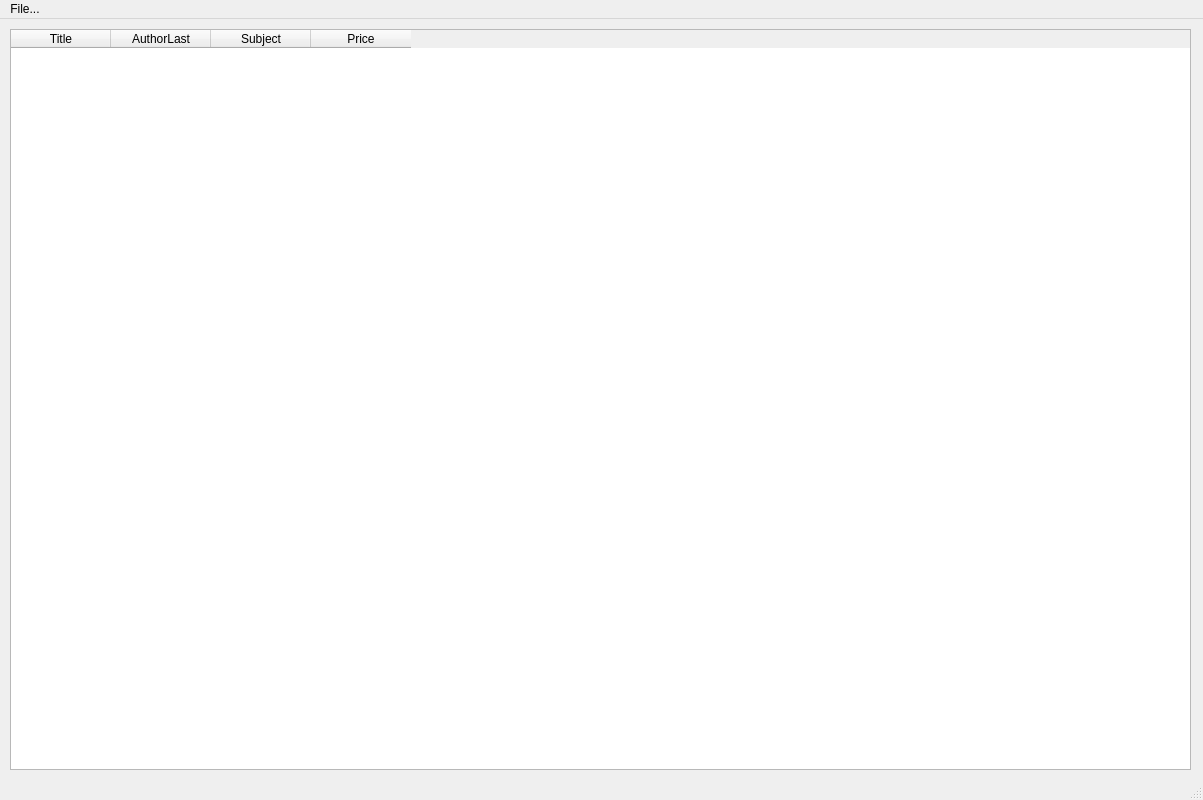
<?xml version="1.0" encoding="UTF-8"?>
<ui version="4.0">
 <class>MainWindow</class>
 <widget class="QMainWindow" name="MainWindow">
  <property name="geometry">
   <rect>
    <x>0</x>
    <y>0</y>
    <width>1203</width>
    <height>800</height>
   </rect>
  </property>
  <property name="windowTitle">
   <string>MainWindow</string>
  </property>
  <widget class="QWidget" name="centralwidget">
   <widget class="QTableWidget" name="browseTable">
    <property name="geometry">
     <rect>
      <x>10</x>
      <y>10</y>
      <width>1181</width>
      <height>741</height>
     </rect>
    </property>
    <property name="editTriggers">
     <set>QAbstractItemView::NoEditTriggers</set>
    </property>
    <property name="columnCount">
     <number>4</number>
    </property>
    <column>
     <property name="text">
      <string>Title</string>
     </property>
    </column>
    <column>
     <property name="text">
      <string>AuthorLast</string>
     </property>
    </column>
    <column>
     <property name="text">
      <string>Subject</string>
     </property>
    </column>
    <column>
     <property name="text">
      <string>Price</string>
     </property>
    </column>
   </widget>
  </widget>
  <widget class="QMenuBar" name="menubar">
   <property name="geometry">
    <rect>
     <x>0</x>
     <y>0</y>
     <width>1203</width>
     <height>29</height>
    </rect>
   </property>
   <widget class="QMenu" name="menuFile">
    <property name="title">
     <string>File...</string>
    </property>
    <addaction name="actionPrint"/>
    <addaction name="actionOpen_Excel"/>
   </widget>
   <addaction name="menuFile"/>
  </widget>
  <widget class="QStatusBar" name="statusbar"/>
  <action name="actionPrint">
   <property name="text">
    <string>Print</string>
   </property>
  </action>
  <action name="actionOpen_Excel">
   <property name="text">
    <string>Open Excel</string>
   </property>
  </action>
 </widget>
 <resources/>
 <connections/>
</ui>
